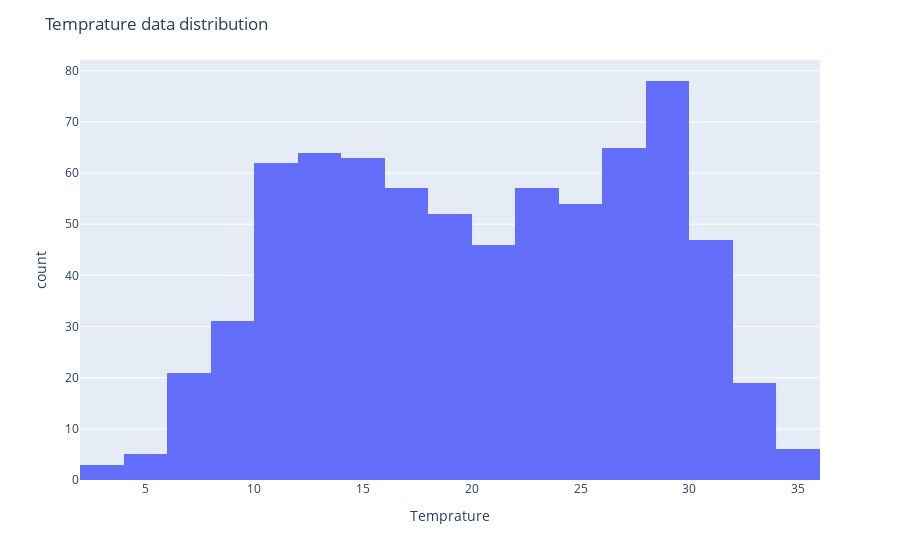

The notebook cell saved with this chart:
### Code cell
display_hist_plot(
    data=bike,
    x="temp",
    title_text="Temprature data distribution",
    xaxis_title_text="Temprature",
)

### Figure 1 — Plotly figure (JSON) as saved in the notebook; plotly's stock layout.template omitted (floating-point values rounded to 4 significant figures; data arrays with more than 128 entries replaced by an {"elided": "..."} marker saying what was removed)
{"data": [{"alignmentgroup": "True", "bingroup": "x", "hovertemplate": "temp=%{x}<br>count=%{y}<extra></extra>", "legendgroup": "", "marker": {"color": "#636efa", "pattern": {"shape": ""}}, "name": "", "nbinsx": 30, "offsetgroup": "", "orientation": "v", "showlegend": false, "type": "histogram", "x": {"elided": "730 float values"}, "xaxis": "x", "yaxis": "y"}], "layout": {"barmode": "relative", "legend": {"tracegroupgap": 0}, "margin": {"t": 60}, "title": {"text": "Temprature data distribution"}, "xaxis": {"anchor": "y", "domain": [0, 1], "title": {"text": "Temprature"}}, "yaxis": {"anchor": "x", "domain": [0, 1], "title": {"text": "count"}}}}
